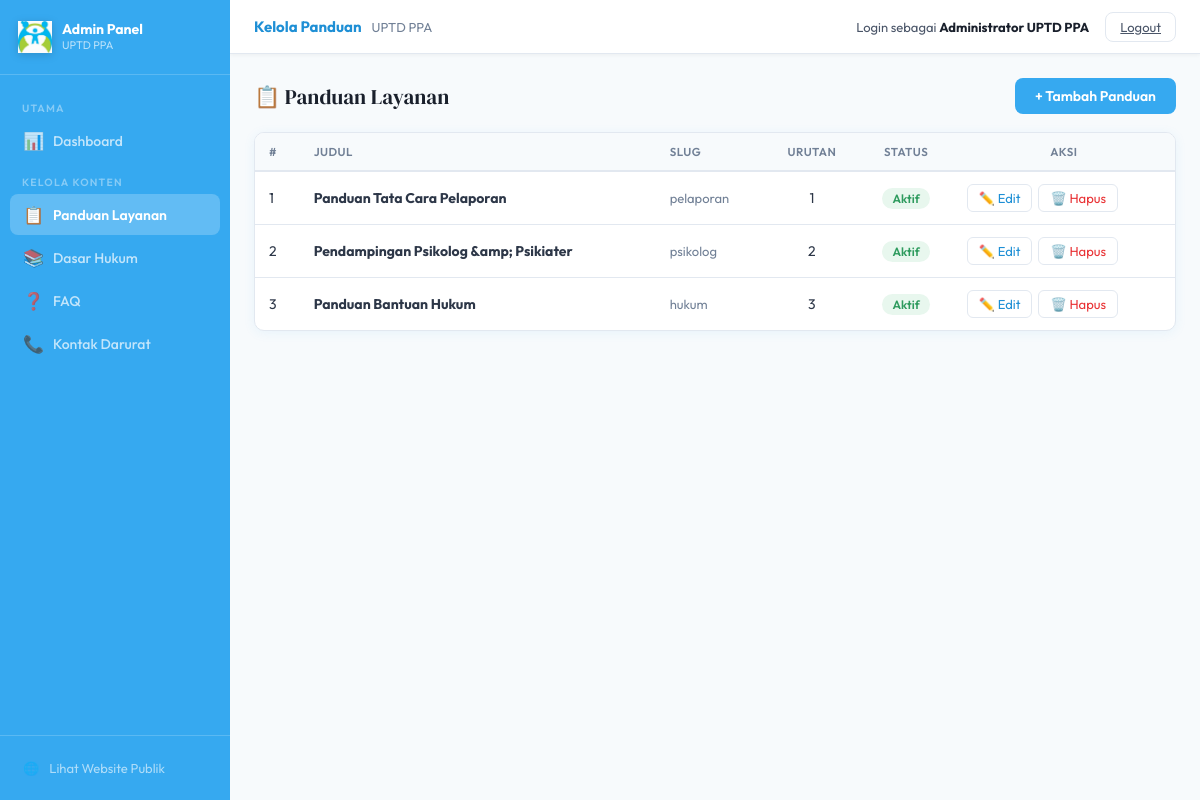
Page /admin/panduan.php (signed in) on the committed database.
### tables this page shows
CREATE TABLE IF NOT EXISTS panduan (
  id          INT UNSIGNED AUTO_INCREMENT PRIMARY KEY,
  slug        VARCHAR(60)  NOT NULL UNIQUE,           
  judul       VARCHAR(200) NOT NULL,
  deskripsi   TEXT,                                    
  konten      LONGTEXT     NOT NULL,                   
  urutan      TINYINT      NOT NULL DEFAULT 1,         
  aktif       TINYINT(1)   NOT NULL DEFAULT 1,
  created_at  TIMESTAMP    NOT NULL DEFAULT CURRENT_TIMESTAMP,
  updated_at  TIMESTAMP    NOT NULL DEFAULT CURRENT_TIMESTAMP ON UPDATE CURRENT_TIMESTAMP
);

### admin/panduan.php (the view, shortened to what this page needs)
<?php
require_once __DIR__.'/../includes/config.php';
$action=$_GET['action']??'list';
$edit_id=isset($_GET['id'])?(int)$_GET['id']:0;
$rows=[]; $edit_row=null;
try{
  if($action==='list') $rows=$pdo->query("SELECT * FROM panduan ORDER BY urutan ASC")->fetchAll();
  elseif($action==='edit'&&$edit_id>0){
    $s=$pdo->prepare("SELECT * FROM panduan WHERE id=?");$s->execute([$edit_id]);
    $edit_row=$s->fetch(); if(!$edit_row)$action='list';
  }
}catch(Exception $e){}
include 'admin_layout.php';
?>
<?php if($action==='list'): ?>
<div class="crud-header">
  <h2>📋 Panduan Layanan</h2>
  <a href="panduan.php?action=add" class="btn-add">+ Tambah Panduan</a>
</div>
<div class="crud-table-wrap"><table class="crud-table">
  <thead><tr><th>#</th><th>Judul</th><th>Slug</th><th style="text-align:center;">Urutan</th><th style="text-align:center;">Status</th><th style="text-align:center;">Aksi</th></tr></thead>
  <tbody>
    <?php foreach($rows as $i=>$r): ?>
    <tr>
      <td><?php echo $i+1; ?></td>
      <td><strong><?php echo htmlspecialchars($r['judul']); ?></strong></td>
      <td style="color:var(--text-light);font-size:13px;"><?php echo htmlspecialchars($r['slug']); ?></td>
      <td style="text-align:center;"><?php echo $r['urutan']; ?></td>
      <td style="text-align:center;"><span class="badge badge-<?php echo $r['aktif']?'aktif':'nonaktif'; ?>"><?php echo $r['aktif']?'Aktif':'Nonaktif'; ?></span></td>
      <td><div class="td-actions">
        <a href="panduan.php?action=edit&id=<?php echo $r['id']; ?>" class="btn-edit">✏️ Edit</a>
        <a href="panduan.php?delete=<?php echo $r['id']; ?>" class="btn-delete" onclick="return confirm('Yakin hapus panduan ini?');">🗑️ Hapus</a>
      </div></td>
    </tr>
    <?php endforeach; ?>
  </tbody>
</table></div>
<?php endif; ?>
  </div></div></body></html>

### admin/admin_layout.php (style rules this page uses)
:root { --blue:#36A9F0;--blue-dark:#1E8FD5;--blue-light:#E8F4FD;--blue-mid:#C2E2F7; --red:#E93235;--red-dark:#C82A2D;--red-light:#FEF0F0;--red-border:#F5C0C1; --green:#3CB371;--green-dark:#2E9B5E;--green-light:#E8F7EE; --white:#FFF;--grey-50:#F7FAFC;--grey-100:#EDF2F7;--grey-200:#E2E8F0; --grey-400:#A0AEC0;--grey-600:#718096;--grey-800:#2D3748;--grey-900:#1A202C; --text:#2D3748;--text-mid:#4A5568;--text-light:#718096; --radius:10px;--shadow:0 2px 12px rgba(54,169,240,.08); }
*,*::before,*::after { box-sizing:border-box;margin:0;padding:0 }
html,body { height:100% }
body { font-family:'Outfit',system-ui,sans-serif;color:var(--text);background:var(--grey-50);display:flex;min-height:100vh;font-size:14px }
.crud-header { display:flex;justify-content:space-between;align-items:center;margin-bottom:18px;flex-wrap:wrap;gap:10px }
.crud-header h2 { font-family:'DM Serif Display',serif;font-size:21px;font-weight:400;color:var(--grey-900) }
.btn-add { background:var(--blue);color:#fff;border:none; padding:9px 20px;border-radius:8px;font-size:14px;font-weight:600; cursor:pointer;font-family:inherit;text-decoration:none; display:inline-flex;align-items:center;gap:6px;transition:background .2s; }
.crud-table-wrap { background:#fff;border-radius:var(--radius);border:1px solid var(--grey-200);box-shadow:var(--shadow);overflow:hidden }
.crud-table { width:100%;border-collapse:collapse }
.crud-table th { background:var(--grey-50);padding:11px 14px;text-align:left;font-size:11.5px;font-weight:600;color:var(--text-light);text-transform:uppercase;letter-spacing:.5px;border-bottom:2px solid var(--grey-200) }
.crud-table td { padding:12px 14px;border-bottom:1px solid var(--grey-200);font-size:14px;vertical-align:middle }
.crud-table tr:last-child td { border-bottom:none }
.td-actions { display:flex;gap:6px }
.btn-edit,.btn-delete { background:none;border:1.5px solid var(--grey-200); padding:5px 11px;border-radius:6px;font-size:13px; cursor:pointer;font-family:inherit;transition:.2s; text-decoration:none;display:inline-flex;align-items:center;gap:4px; }
.btn-edit { color:var(--blue-dark) }
.btn-delete { color:var(--red) }
.badge { padding:3px 10px;border-radius:12px;font-size:12px;font-weight:600 }
.badge-aktif { background:var(--green-light);color:var(--green-dark) }

### rows in the picture
panduan: judul "Panduan Tata Cara Pelaporan", slug "pelaporan", urutan "1", aktif "Aktif"
panduan: judul "Pendampingan Psikolog &amp; Psikiater", slug "psikolog", urutan "2", aktif "Aktif"
panduan: judul "Panduan Bantuan Hukum", slug "hukum", urutan "3", aktif "Aktif"

### other values in the picture
$titles[$admin_page] "Kelola Panduan"
$_SESSION['admin_nama'] "Administrator UPTD PPA"
